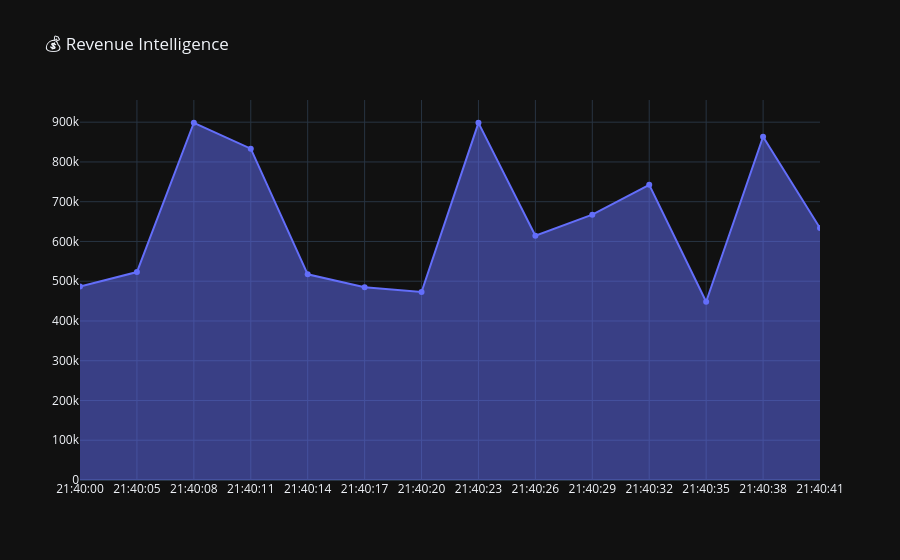
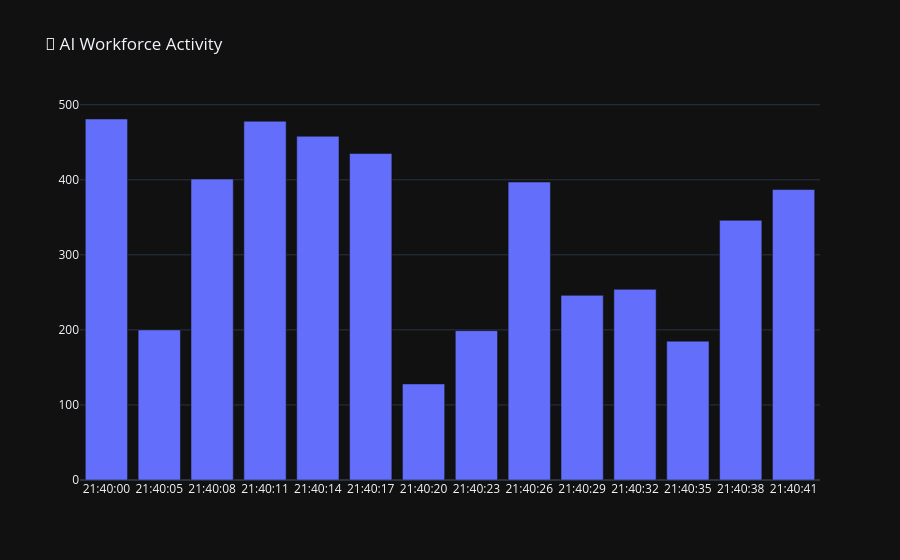
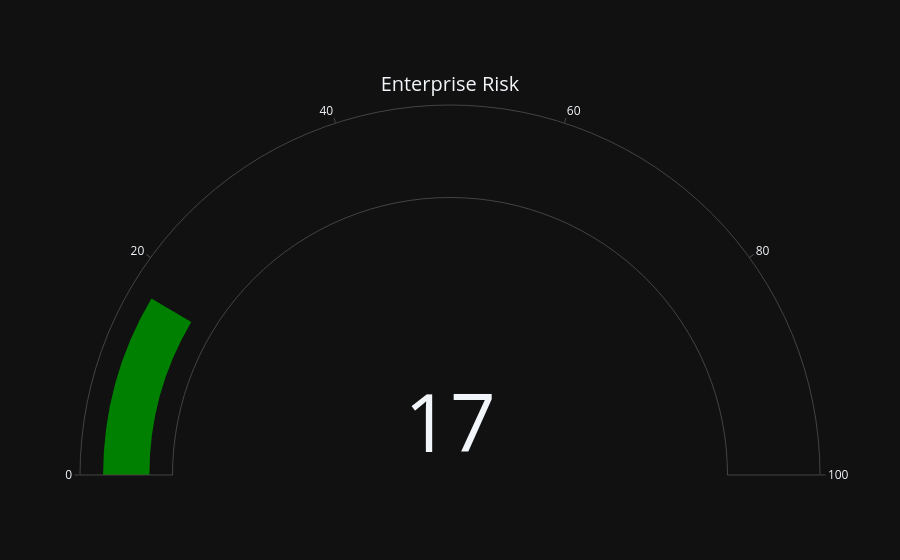

The notebook cell these images were saved under, in order:
### Code cell
import pandas as pd
import numpy as np
import plotly.graph_objects as go
from IPython.display import display, clear_output
import random
import time
from datetime import datetime


# -------------------------------
# AI CEO DATA ENGINE
# -------------------------------

data = {
    "Time": [],
    "Revenue": [],
    "Customers": [],
    "AI_Agents": [],
    "Risk": [],
    "Productivity": []
}


# -------------------------------
# GENERATE BUSINESS DATA
# -------------------------------

def generate_data():

    data["Time"].append(
        datetime.now().strftime("%H:%M:%S")
    )

    data["Revenue"].append(
        random.randint(400000,900000)
    )

    data["Customers"].append(
        random.randint(9000,20000)
    )

    data["AI_Agents"].append(
        random.randint(100,500)
    )

    data["Risk"].append(
        random.randint(5,70)
    )

    data["Productivity"].append(
        random.randint(70,99)
    )



# -------------------------------
# DASHBOARD
# -------------------------------

def show_dashboard():

    clear_output(wait=True)

    generate_data()

    df=pd.DataFrame(data)


    print("="*60)
    print("🚀 AI CEO COMMAND CENTER")
    print("="*60)

    print()

    print(
        f"💰 Revenue: ${df.Revenue.iloc[-1]:,}"
    )

    print(
        f"👥 Customers: {df.Customers.iloc[-1]}"
    )

    print(
        f"🤖 AI Agents Running: {df.AI_Agents.iloc[-1]}"
    )

    print(
        f"⚠️ Risk Score: {df.Risk.iloc[-1]}%"
    )

    print(
        f"⚡ Productivity: {df.Productivity.iloc[-1]}%"
    )


    # Revenue chart

    fig1=go.Figure()

    fig1.add_trace(
        go.Scatter(
            x=df.Time,
            y=df.Revenue,
            mode="lines+markers",
            fill="tozeroy",
            name="Revenue"
        )
    )


    fig1.update_layout(
        title="💰 Revenue Intelligence",
        template="plotly_dark",
        height=400
    )


    display(fig1)



    # AI Agents Chart

    fig2=go.Figure()

    fig2.add_trace(
        go.Bar(
            x=df.Time,
            y=df.AI_Agents,
            name="AI Agents"
        )
    )


    fig2.update_layout(
        title="🤖 AI Workforce Activity",
        template="plotly_dark",
        height=400
    )


    display(fig2)



    # Risk Gauge

    fig3=go.Figure(
        go.Indicator(
            mode="gauge+number",
            value=df.Risk.iloc[-1],
            title={
                "text":"Enterprise Risk"
            },

            gauge={
                "axis":{
                    "range":[0,100]
                }
            }
        )
    )


    fig3.update_layout(
        template="plotly_dark",
        height=350
    )


    display(fig3)



# -------------------------------
# RUN LIVE DASHBOARD
# -------------------------------

for i in range(20):

    show_dashboard()

    time.sleep(3)

### Figure 1 — Plotly figure (JSON) as saved in the notebook; plotly's stock layout.template omitted (floating-point values rounded to 4 significant figures)
{"data": [{"fill": "tozeroy", "mode": "lines+markers", "name": "Revenue", "type": "scatter", "x": ["21:40:00", "21:40:05", "21:40:08", "21:40:11", "21:40:14", "21:40:17", "21:40:20", "21:40:23", "21:40:26", "21:40:29", "21:40:32", "21:40:35", "21:40:38", "21:40:41"], "y": [486495, 522945, 898575, 833298, 517355, 485004, 472830, 898379, 614384, 667346, 742342, 448294, 863331, 633722]}], "layout": {"autosize": true, "title": {"text": "💰 Revenue Intelligence"}, "xaxis": {"autorange": true, "range": [0, 13], "type": "category"}, "yaxis": {"autorange": true, "range": [0, 963100.0], "type": "linear"}}}

### Figure 2 — Plotly figure (JSON) as saved in the notebook; plotly's stock layout.template omitted (floating-point values rounded to 4 significant figures)
{"data": [{"name": "AI Agents", "type": "bar", "x": ["21:40:00", "21:40:05", "21:40:08", "21:40:11", "21:40:14", "21:40:17", "21:40:20", "21:40:23", "21:40:26", "21:40:29", "21:40:32", "21:40:35", "21:40:38", "21:40:41"], "y": [481, 200, 401, 478, 458, 435, 128, 199, 397, 246, 254, 185, 346, 387]}], "layout": {"autosize": true, "title": {"text": "🤖 AI Workforce Activity"}, "xaxis": {"autorange": true, "range": [-0.5, 13.5], "type": "category"}, "yaxis": {"autorange": true, "range": [0, 506.3], "type": "linear"}}}

### Figure 3 — Plotly figure (JSON) as saved in the notebook; plotly's stock layout.template omitted (floating-point values rounded to 4 significant figures)
{"data": [{"gauge": {"axis": {"range": [0, 100]}}, "mode": "gauge+number", "title": {"text": "Enterprise Risk"}, "type": "indicator", "value": 17}], "layout": {"autosize": true}}
